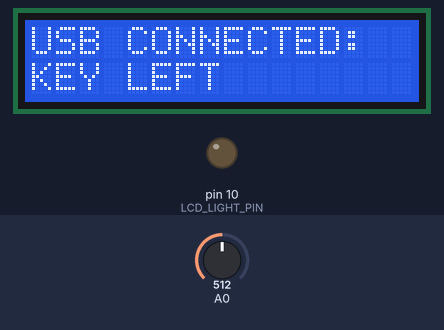
Bench run of a sketch on a simulated Arduino Uno, built with avr-gcc and run on an emulated ATmega328P. On the bench: 16×2 character LCD, output pins drawn as LEDs (lit = HIGH). Dashed ring = blinking. The test bench sets the inputs (shaded band); at power-on: A0 = 512. What the sketch prints to the serial monitor is not drawn.

Above: at 1.2 s.
1.3 s: A0 set to 634
2.8 s: A0 set to 662
At 3.8 s:
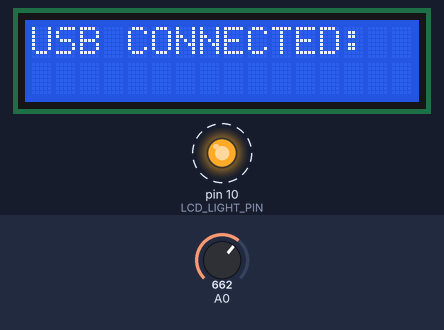
5.8 s: A0 set to 440
At 6.4 s:
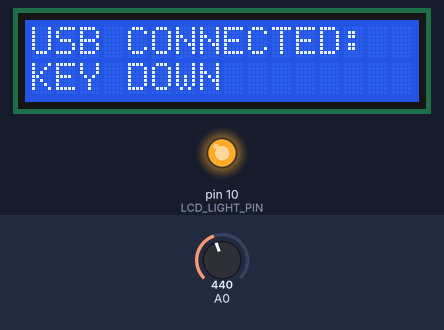
7.4 s: A0 set to 240
At 8.1 s:
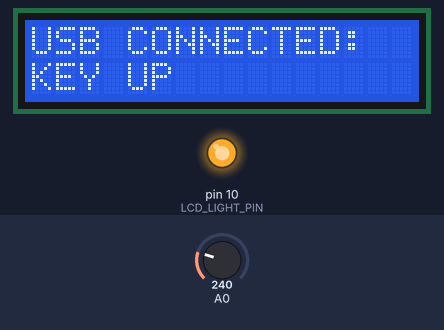
8.9 s: A0 set to 40
At 10.2 s:
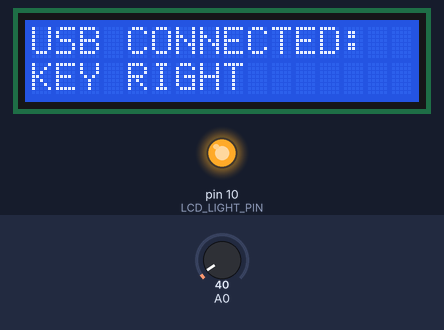
10.6 s: A0 set to 60
At 11.1 s:
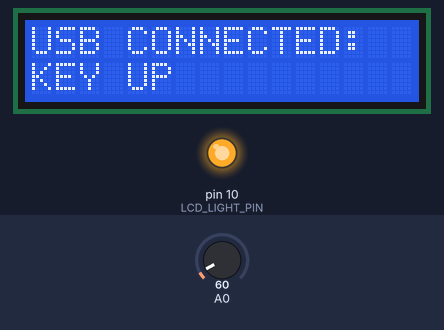
Timing chart, 0 to 13.2 s (numbered marks = the images above; inputs shaded):
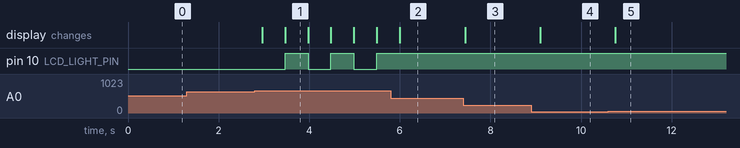

Measured:
- the behaviour switches between 649 and 650 on A0 (found by bisection; images 0 and 1)
- after the input at 1.3 s, every drawn part: stays the same
- after the input at 2.8 s, pin 10 (LCD_LIGHT_PIN): alternates HIGH for 0.50 s and LOW for 0.50 s, starting after 0.67 s; the display: first changes after 0.17 s (image 1 shows a later state)
- after the input at 5.8 s, pin 10 (LCD_LIGHT_PIN): stays HIGH (without the input it goes to LOW after 0.19 s); the display: changes after 0.20 s (image 2)
- after the input at 7.4 s, the display: changes after 0.05 s (image 3)
- after the input at 8.9 s, the display: changes after 0.20 s (image 4)
- after the input at 10.6 s, the display: changes after 0.16 s (image 5)
- what the display in image 1 shows lasts 0.5 s, from 3.5 s to 4.0 s

The sketch:

Arduino_Device_Sketch.ino
```cpp
#include <LiquidCrystal.h>
#define LCD_LIGHT_PIN 10
#define LCD_WIDTH  16
#define btnRIGHT  0
#define btnUP     1
#define btnDOWN   2
#define btnLEFT   3
#define btnSELECT 4
#define btnNONE   5

// IMPORTANT!!!!
//
//
// REQUIRES TO WORK: ARDUINO UNO BOARD + LCD KEYPAD
//
//
//
//

LiquidCrystal lcd(8, 9, 4, 5, 6, 7);

String valueTitle     = "USB CONNECTED:  ";
String valueKeyUp     = "KEY UP          ";
String valueKeyDown   = "KEY DOWN        ";
String valueKeyRight  = "KEY RIGHT       ";
String valueKeyLeft   = "KEY LEFT        ";
String valueKeySelect = "KEY SELECT      ";

/* SPANISH VALUES
String valueTitle     = "USB CONECTADO:  ";
String valueKeyUp     = "TECLA ARRIBA    ";
String valueKeyDown   = "TECLA ABAJO     ";
String valueKeyRight  = "TECLA DERECHA   ";
String valueKeyLeft   = "TECLA IZQUIERDA ";
String valueKeySelect = "TECLA SELECT    ";
*/

/* PORTUGUESE VALUES
String valueTitle     = "USB CONECTADO:  ";
String valueKeyUp     = "CHAVE ACIMA     ";
String valueKeyDown   = "CHAVE BAIXO     ";
String valueKeyRight  = "CHAVE DIREITO   ";
String valueKeyLeft   = "CHAVE ESQUERDA  ";
String valueKeySelect = "CHAVE SELECT    ";
*/

/* ITALIAN VALUES
String valueTitle     = "USB CONNESSO:   ";
String valueKeyUp     = "CHIAVE SOPRA    ";
String valueKeyDown   = "CHIAVE GIU      ";
String valueKeyRight  = "CHIAVE DESTRA   ";
String valueKeyLeft   = "CHIAVE SINISTRA ";
String valueKeySelect = "CHIAVE SELECT   ";
*/

boolean screenIsOn = true;
int lcd_key     = 0;
int adc_key_in  = 0;
String content  = "";

void setup()
  {
  Serial.begin(9600);
  lcd.begin(16, 2);
  }

void loop()
  {
  lcd.setCursor(0,0);
  lcd.print(valueTitle);
  lcd.setCursor(0,1);
  lcd.print("                ");
  lcd_key = read_LCD_buttons();

  switch (lcd_key)
    {
    case btnRIGHT:
      {
      sendText(valueKeyRight,"arduinokeyright");
      break;
      }

    case btnLEFT:
      {
      sendText(valueKeyLeft,"arduinokeyleft");
      break;
      }

    case btnUP:
      {
      sendText(valueKeyUp,"arduinokeyup");
      break;
      }

    case btnDOWN:
      {
      sendText(valueKeyDown,"arduinokeydown");
      break;
      }

    case btnSELECT:
      {
      if (screenIsOn==true)
        {
        lcd.noDisplay();
        analogWrite(LCD_LIGHT_PIN,0);
        screenIsOn=false;
        delay(500);
        }
        else
        {
        lcd.display();
        analogWrite(LCD_LIGHT_PIN,255);
        screenIsOn=true;
        delay(500);
        }
      //sendText(valueKeySelect,"arduinokeyselect");
      break;
      }
    }

  int incomingByte = 0;
  char character;

  while(Serial.available())
    {
    character = Serial.read();
    content.concat(character);
    }

  //CHECKING FOR SEPARATOR
  if (content.indexOf("|||")>0)
    {
    //DEFINES A STRING TO STRIP
    String value = content.substring(0,content.indexOf("|||"));

    //THE LCD TURNS ON
    lcd.display();
    analogWrite(LCD_LIGHT_PIN,255);

    //WE GET THE FIRST LINE
    String line1 = value.substring(0,value.indexOf(":") + 1);
    if (line1.length()<LCD_WIDTH)
      {
      for(int counter = line1.length() ; counter<LCD_WIDTH; counter++)
        {
        line1 = line1 + " ";
        }
      }
      else
      {
      line1 = line1.substring(0,LCD_WIDTH);
      }

    //WE GET THE SECOND LINE
    String line2 = value.substring(value.indexOf(":") + 1,value.length());
    if (line2.length()<LCD_WIDTH)
      {
      for(int counter = line2.length() ; counter<LCD_WIDTH; counter++)
        {
        line2 = line2 + " ";
        }
      }
      else
      {
      line2 = line2.substring(0,LCD_WIDTH);
      }

    //DATA IS PRINTED
    lcd.setCursor(0,0);
    lcd.print(line1);
    lcd.setCursor(0,1);
    lcd.print(line2);

    //PUT THE REST OF THE DATA (IF ANY) IN THE VARIABLE
    content = content.substring(content.indexOf("|||") + 3,content.length());

    //WAIT A FEW MOMENTS FOR USER TO READ THE NOTIFICATION
    delay(4000);

    //IF THE SCREEN WAS OFF, GOES BACK TO OFF
    if (screenIsOn==false)
      {
      lcd.noDisplay();
      analogWrite(LCD_LIGHT_PIN,0);
      }
    lcd.clear();
    }
  }

int read_LCD_buttons()
  {
  adc_key_in = analogRead(0);
  if (adc_key_in > 1000) return btnNONE;
  if (adc_key_in < 50)   return btnRIGHT;
  if (adc_key_in < 250)  return btnUP;
  if (adc_key_in < 450)  return btnDOWN;
  if (adc_key_in < 650)  return btnLEFT;
  if (adc_key_in < 850)  return btnSELECT;
  return btnNONE;
  }

void sendText(String a, String b)
  {
  lcd.setCursor(0,1);
  lcd.print(a);
  Serial.println(b);
  delay(200);
  }
```
